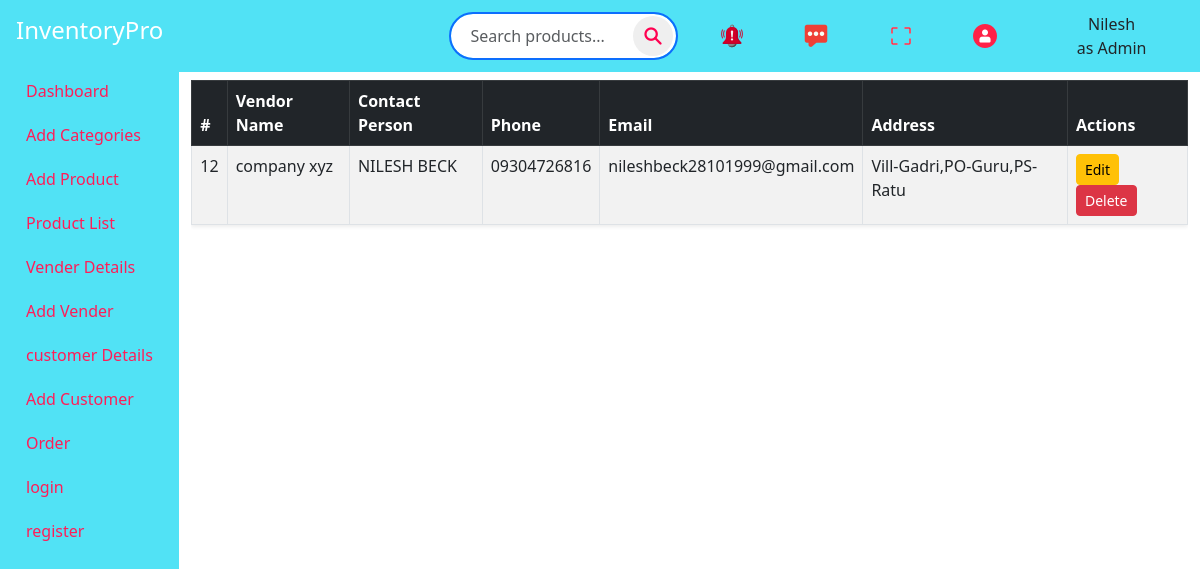
/vender_detail/, run on the app's committed database.
### myinventory/models.py (models this page shows, shortened)
class vender(models.Model):
    vender_name=models.CharField(max_length=20)
    contact_person=models.CharField(max_length=20)
    Phone=models.CharField(max_length=12)
    Email=models.EmailField()
    Address=models.TextField()

### myinventory/views.py (the view)
def vender_detail(request):
    venderss=vender.objects.all()
    return render(request, 'vender_detail.html', {'venders': venderss})

### myinventory/templates/vender_detail.html (shortened to what this page needs)
<!DOCTYPE html>
<html lang="en">
{%load static%}
<head>
  <link href="https://cdn.jsdelivr.net/npm/bootstrap@5.3.0/dist/css/bootstrap.min.css" rel="stylesheet" />
  <link rel="stylesheet" href="{%static 'css/vender_detail.css'%}" />
</head>
<body>
<div class="sidebar p-3">
    <h4 class="mb-4">InventoryPro</h4>
    <a href="{% url 'home'%}">Dashboard</a>
    <a href="{% url 'add_categories'%}">Add Categories</a>
    <a href="{% url 'add_products'%}">Add Product</a>
     <a href="{% url 'product_list'%}">Product List</a>
    <a href="{% url 'vender_detail'%}">Vender Details</a>
    <a href="{% url 'add_vender'%}">Add Vender</a>
    <a href="{% url 'customer_detail'%}">customer Details</a>
    <a href="{% url 'add_customer'%}">Add Customer</a>
    <a href="{% url 'order'%}">Order</a>
    <a href="{% url 'login'%}">login</a>
    <a href="{% url 'register'%}">register</a>
  </div>
  <div class="container-fluid  ">
    <div class="row justify-content-start text-center head">
      <div class="col-md-3  ">
        <div class="search-bar">
          <input type="text" class="form-control" placeholder="Search products...">
           <button><img src="{% static 'icons/search.png'%}"></button>
        </div>
      </div>
      <div class="col-md-4 p-0 icons  ">
        <img src="{% static 'icons/alarm.png'%}">
        <img src="{% static 'icons/chat-box.png'%}">
        <img src="{% static 'icons/fullscreen.png'%}">
        <img src="{% static 'icons/user.png'%}">
      </div>
      <div class="col-md-2 p-0 icons  ">
        <div class="user">
          <span>Nilesh</span>
          <span>as Admin</span>
        </div>
      </div>
    </div>
    <div class="table-responsive mt-2">
      <table class="table table-striped table-bordered shadow-sm">
        <thead class="table-dark">
          <tr>
            <th>#</th>
            <th>Vendor Name</th>
            <th>Contact Person</th>
            <th>Phone</th>
            <th>Email</th>
            <th>Address</th>
            <th>Actions</th>
          </tr>
        </thead>
        <tbody>
          {% for y in venders %}
          <tr>
            <td value="{{y.id}}">{{y.id}}</td>
            <td value="{{y.id}}">{{y.vender_name}}</td>
            <td value="{{y.id}}">{{y.contact_person}}</td>
            <td value="{{y.id}}">{{y.Phone}}</td>
            <td value="{{y.id}}">{{y.Email}}</td>
            <td value="{{y.id}}">{{y.Address}}</td>
            <td>
              <form method="POST" action="{% url 'delete_vender' y.id%}">
              <button class="btn btn-sm btn-warning">Edit</button>
              <button  type="submit"  onclick="return confirm('Are you sure to delete this vender ?')"  class="btn btn-sm btn-danger">Delete</button>
            </td>
          </tr>
          {% endfor %}
        </tbody>
      </table>
    </div>
  </div>
</body>
</html>

### myinventory/static/css/vender_detail.css (style rules this page uses)
body { min-height: 100vh; display: flex; }
.sidebar { width: 200px; background-color: #51e2f5; color: white; min-height: 100vh; }
.sidebar a { color: #ff1d58; display: flex; padding: 10px; text-decoration: none; }
.head { display: flex; justify-content:center; align-items: center; background-color:#51e2f5; padding: 4px; }
.icons { display: flex; justify-content:space-around; }
.user { display: flex; flex-direction: column; }
.search-bar { position: relative; max-width: 500px; margin: 8px auto; }
.search-bar input { border-radius: 50px; border: 2px solid #0d6efd; padding: 10px 50px 10px 20px; width: 100%; outline: none; }
.search-bar button { position: absolute; right: 5px; top: 50%; transform: translateY(-50%); border-radius: 50%; border: none; width: 40px; height: 40px; display: flex; justify-content: center; align-items: center; }

### data on the page
vender: id "12", vender_name "company xyz", contact_person "NILESH BECK", Phone "09304726816", Email "nileshbeck28101999@gmail.com", Address "Vill-Gadri,PO-Guru,PS-Ratu"
